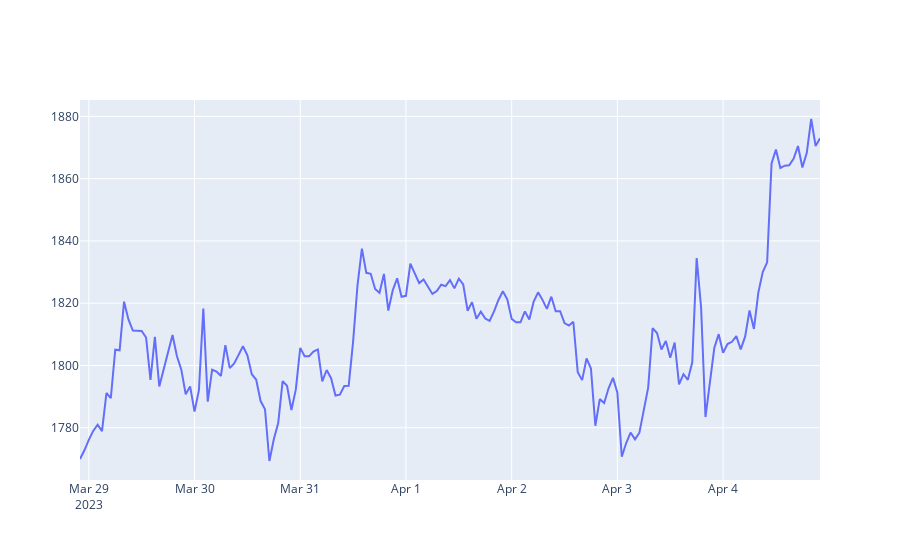
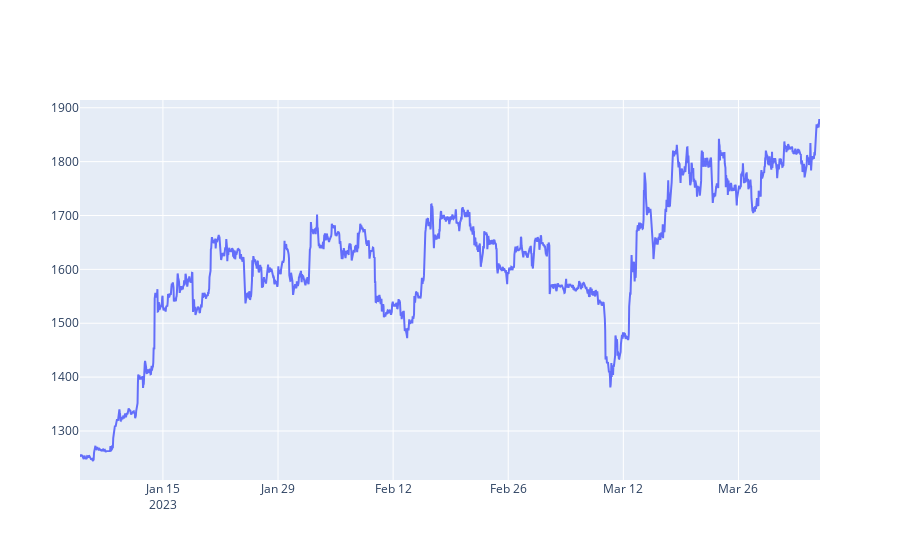

The cell these charts' notebook holds for them, in order:
### Code cell
from plotly.offline import init_notebook_mode, iplot
init_notebook_mode(connected=True)

def getLine(df_input):
    x = df_input.index
    y = df_input.values
    fig = go.Figure(data=go.Scatter(x = x, y = y))
    fig.show()
    
#------------------------------------------------

#( getLine(getRates('ETH-USD',  '1d',  '1h')) )
( getLine(getRates('ETH-USD',  '1wk',  '1h')) )
( getLine(getRates('ETH-USD',  '3mo',  '1h')) )
#( getLine(getRates('ETH-USD',  '3y',  '1d')) )

### Figure 1 — Plotly figure (JSON) as saved in the notebook; plotly's stock layout.template omitted (floating-point values rounded to 4 significant figures; data arrays with more than 128 entries replaced by an {"elided": "..."} marker saying what was removed)
{"data": [{"x": {"elided": "169 str values"}, "y": {"elided": "169 float values"}, "type": "scatter"}], "layout": {"xaxis": {"type": "date", "range": ["2023-03-28 22:00", "2023-04-04 22:00"], "autorange": true}, "yaxis": {"type": "linear", "range": [1763.0, 1885.0], "autorange": true}, "autosize": true}}

### Figure 2 — Plotly figure (JSON) as saved in the notebook; plotly's stock layout.template omitted (floating-point values rounded to 4 significant figures; data arrays with more than 128 entries replaced by an {"elided": "..."} marker saying what was removed)
{"data": [{"x": {"elided": "2161 str values"}, "y": {"elided": "2161 float values"}, "type": "scatter"}], "layout": {"xaxis": {"type": "date", "range": ["2023-01-04 22:00", "2023-04-04 22:00"], "autorange": true}, "yaxis": {"type": "linear", "range": [1209.0, 1914.0], "autorange": true}, "autosize": true}}
